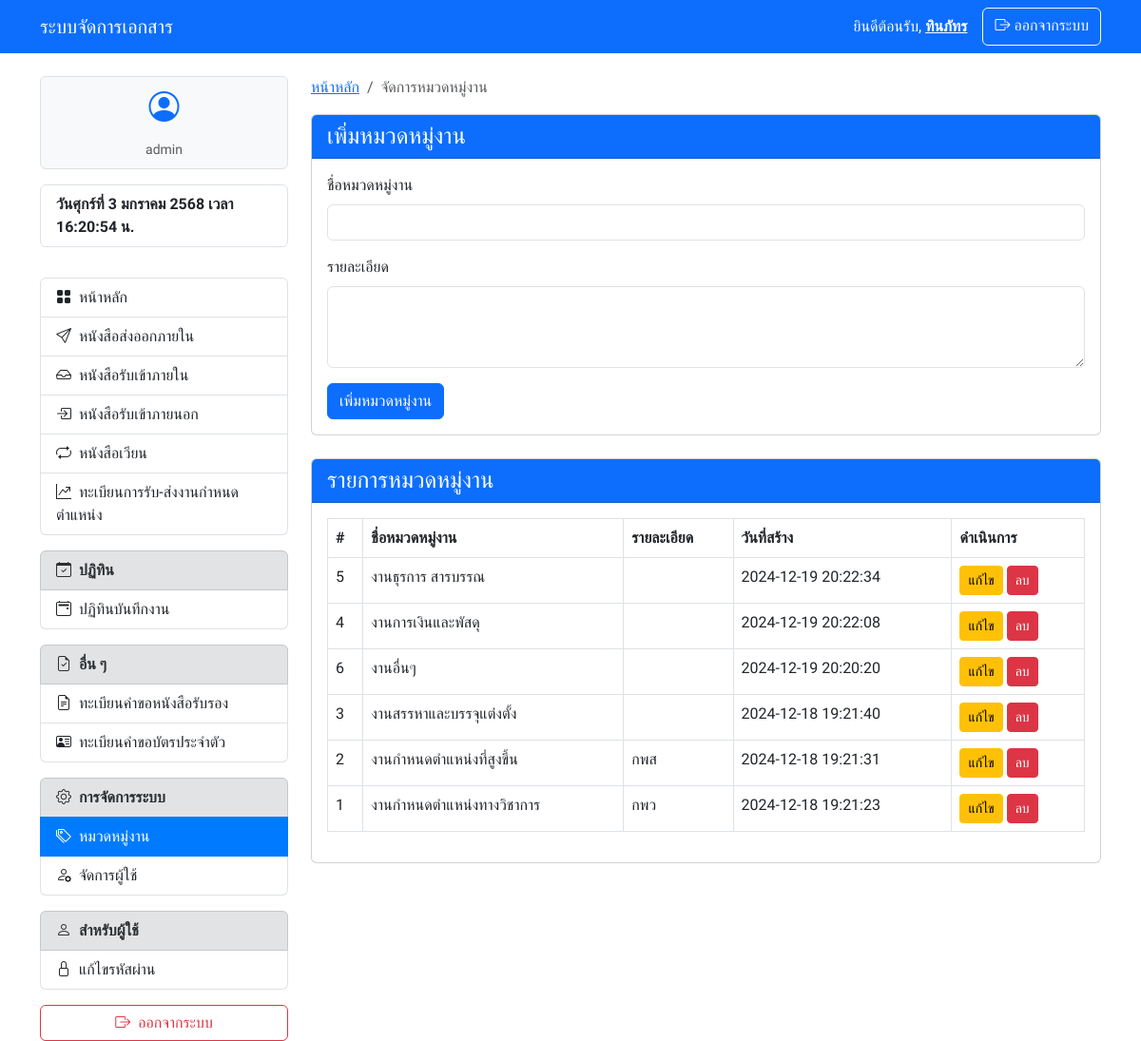
The page /work_categories.php (signed in) on the database as committed earlier.
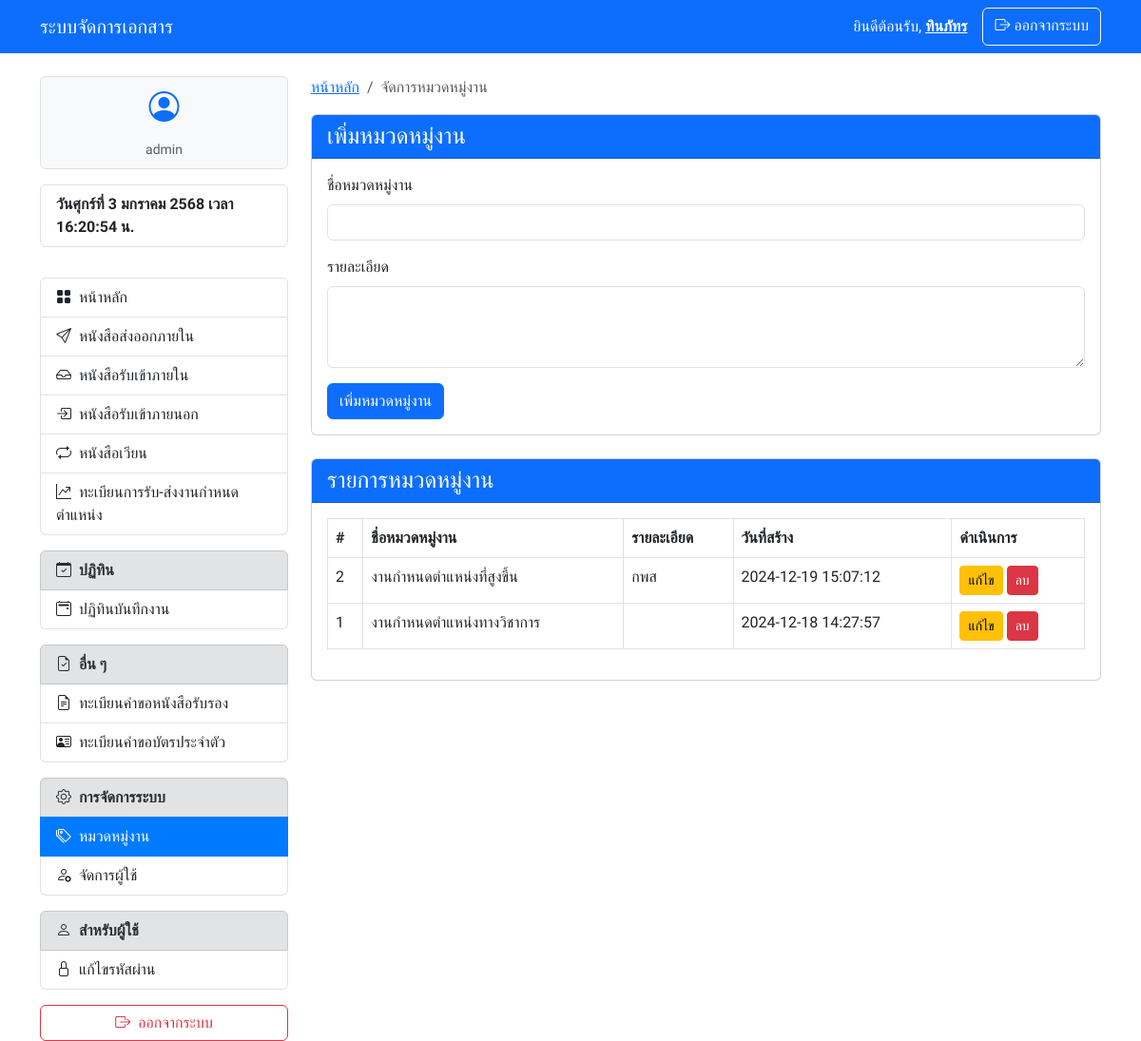
The same page on the database as committed later.
### tables this page shows
CREATE TABLE `edms_work_categories` (
  `category_id` int(11) NOT NULL,
  `category_name` varchar(255) NOT NULL,
  `description` text DEFAULT NULL,
  `created_at` timestamp NOT NULL DEFAULT current_timestamp()
);

### work_categories.php (the view, shortened to what this page needs)
<?php
require_once 'config.php';
$query = "SELECT * FROM edms_work_categories ORDER BY created_at DESC";
$stmt = $pdo->query($query);
$categories = $stmt->fetchAll();
?>
<!DOCTYPE html>
<html lang="th">
<head>
    <?php require_once './components/header.php'; ?>
</head>
<body>
    <?php require_once './components/navbar.php'; ?>
    <div class="container mt-4">
        <div class="row">
            <div class="col-md-3">
                <?php require_once './components/sidebar.php'; ?>
            </div>
            <div class="col-md-9">
                <nav aria-label="breadcrumb">
                    <ol class="breadcrumb">
                        <li class="breadcrumb-item"><a href="/edms/index.php">หน้าหลัก</a></li>
                        <li class="breadcrumb-item active" aria-current="page">จัดการหมวดหมู่งาน</li>
                    </ol>
                </nav>
                <div class="card">
                    <div class="card-header bg-primary text-white">
                        <h4 class="mb-0">เพิ่มหมวดหมู่งาน</h4>
                    </div>
                    <div class="card-body">
                        <form action="work_categories.php" method="POST">
                            <div class="mb-3">
                                <label for="category_name" class="form-label">ชื่อหมวดหมู่งาน</label>
                                <input type="text" id="category_name" name="category_name" class="form-control" required>
                            </div>
                            <div class="mb-3">
                                <label for="description" class="form-label">รายละเอียด</label>
                                <textarea id="description" name="description" class="form-control" rows="3"></textarea>
                            </div>
                            <button type="submit" name="add_category" class="btn btn-primary">เพิ่มหมวดหมู่งาน</button>
                        </form>
                    </div>
                </div>
                <div class="card mt-4">
                    <div class="card-header bg-primary text-white">
                        <h4 class="mb-0">รายการหมวดหมู่งาน</h4>
                    </div>
                    <div class="card-body">
                        <table class="table table-bordered">
                            <thead>
                                <tr>
                                    <th>#</th>
                                    <th>ชื่อหมวดหมู่งาน</th>
                                    <th>รายละเอียด</th>
                                    <th>วันที่สร้าง</th>
                                    <th>ดำเนินการ</th>
                                </tr>
                            </thead>
                            <tbody>
                                <?php foreach ($categories as $category): ?>
                                    <tr>
                                        <td><?php echo $category['category_id']; ?></td>
                                        <td><?php echo $category['category_name']; ?></td>
                                        <td><?php echo $category['description']; ?></td>
                                        <td><?php echo $category['created_at']; ?></td>
                                        <td>
                                            <button type="button" class="btn btn-warning btn-sm" data-bs-toggle="modal" data-bs-target="#editCategoryModal<?php echo $category['category_id']; ?>">แก้ไข</button>
                                            <a href="work_categories.php?delete_id=<?php echo $category['category_id']; ?>" class="btn btn-danger btn-sm" onclick="return confirm('คุณต้องการลบหมวดหมู่งานนี้หรือไม่?')">ลบ</a>
                                        </td>
                                    </tr>
                                <?php endforeach; ?>
                            </tbody>
                        </table>
                    </div>
                </div>
            </div>
        </div>
    </div>
</body>
</html>

### components/header.php (shortened to what this page needs)
<link href="https://cdn.jsdelivr.net/npm/bootstrap@5.3.0/dist/css/bootstrap.min.css" rel="stylesheet">
<link rel="stylesheet" href="https://cdn.jsdelivr.net/npm/bootstrap-icons@1.11.3/font/bootstrap-icons.min.css">
<link href="https://cdnjs.cloudflare.com/ajax/libs/font-awesome/5.15.3/css/all.min.css" rel="stylesheet">
<link href="https://cdn.jsdelivr.net/npm/bootstrap-datepicker@1.9.0/dist/css/bootstrap-datepicker.min.css" rel="stylesheet">

### components/navbar.php (shortened to what this page needs)
<nav class="navbar navbar-expand-lg navbar-dark bg-primary">
    <div class="container">
        <a class="navbar-brand" href="#">ระบบจัดการเอกสาร</a>
        <div class="navbar-nav ms-auto">
            <span class="navbar-text text-white me-3">
                ยินดีต้อนรับ, <u><strong><?php echo $_SESSION['username']; ?></strong></u>
            </span>
            <a href="/edms/logout.php" class="btn btn-outline-light">
                <i class="bi bi-box-arrow-right me-1"></i>ออกจากระบบ
            </a>
        </div>
    </div>
</nav>

### components/sidebar.php (shortened to what this page needs)
<?php
$current_page = $_SERVER['REQUEST_URI'];
?>
<div class="list-group mb-3">
    <div class="list-group-item text-center bg-light">
        <div class="mb-2">
            <i class="bi bi-person-circle fs-2 text-primary"></i>
        </div>
        <small class="text-muted"><?php echo isset($_SESSION['role']) ? $_SESSION['role'] : 'ผู้ใช้งาน'; ?></small>
    </div>
</div>
<div class="list-group mt-3">
    <div class="list-group-item" id="realtime">
        <strong id="currentDateTime"></strong>
    </div>
</div>
<div class="list-group mt-3">
    <a href="/edms/index.php" class="list-group-item list-group-item-action <?php echo (strpos($current_page, '/edms/index.php') !== false) ? 'active' : ''; ?>">
        <i class="bi-grid-fill me-2"></i>หน้าหลัก
    </a>
    <a href="/edms/internal_out/index.php" class="list-group-item list-group-item-action <?php echo (strpos($current_page, '/edms/internal_out/index.php') !== false || strpos($current_page, '/edms/internal_out/create.php') !== false || strpos($current_page, '/edms/internal_out/edit.php') !== false) ? 'active' : ''; ?>">
        <i class="bi bi-send me-2"></i>หนังสือส่งออกภายใน
    </a>
    <a href="/edms/internal_in/index.php" class="list-group-item list-group-item-action <?php echo (strpos($current_page, '/edms/internal_in/index.php') !== false || strpos($current_page, '/edms/internal_in/create.php') !== false || strpos($current_page, '/edms/internal_in/edit.php') !== false) ? 'active' : ''; ?>">
        <i class="bi bi-inbox me-2"></i>หนังสือรับเข้าภายใน
    </a>
    <a href="/edms/external_in/index.php" class="list-group-item list-group-item-action <?php echo (strpos($current_page, '/edms/external_in/index.php') !== false || strpos($current_page, '/edms/external_in/create.php') !== false || strpos($current_page, '/edms/external_in/edit.php') !== false) ? 'active' : ''; ?>">
    <i class="bi bi-box-arrow-in-right me-2"></i>หนังสือรับเข้าภายนอก
    </a>
    <a href="/edms/circular/index.php" class="list-group-item list-group-item-action <?php echo (strpos($current_page, '/edms/circular/index.php') !== false || strpos($current_page, '/edms/circular/create.php') !== false || strpos($current_page, '/edms/circular/edit.php') !== false) ? 'active' : ''; ?>">
        <i class="bi bi-repeat me-2"></i>หนังสือเวียน
    </a>
        <a href="/edms/jobassignment/index.php" class="list-group-item list-group-item-action <?php echo (strpos($current_page, '/edms/jobassignment/') !== false) ? 'active' : ''; ?>">
        <i class="bi bi-graph-up-arrow me-2"></i>ทะเบียนการรับ-ส่งงานกำหนดตำแหน่ง
    </a>
</div>
<div class="list-group mt-3">
    <div class="list-group-item list-group-item-secondary">
        <strong><i class="bi bi-calendar-check me-2"></i>ปฏิทิน</strong>
    </div>
    <a href="/edms/calendar/index.php" class="list-group-item list-group-item-action <?php echo (strpos($current_page, '/edms/calendar/') !== false) ? 'active' : ''; ?>">
        <i class="bi bi-calendar2-event me-2"></i>ปฏิทินบันทึกงาน
    </a>
</div>
<div class="list-group mt-3">
    <div class="list-group-item list-group-item-secondary">
        <strong><i class="bi bi-file-earmark-check me-2"></i>อื่น ๆ</strong>
    </div>
    <a href="/edms/certificaterequests/index.php" class="list-group-item list-group-item-action <?php echo (strpos($current_page, '/edms/certificaterequests/index.php') !== false || strpos($current_page, '/edms/certificaterequests/create.php') !== false || strpos($current_page, '/edms/certificaterequests/edit.php') !== false) ? 'active' : ''; ?>">
        <i class="bi bi-file-earmark-text me-2"></i>ทะเบียนคำขอหนังสือรับรอง
    </a>
        <a href="/edms/idcardrequests/index.php" class="list-group-item list-group-item-action <?php echo (strpos($current_page, '/edms/idcardrequests/') !== false) ? 'active' : ''; ?>">
        <i class="bi bi-person-vcard me-2"></i>ทะเบียนคำขอบัตรประจำตัว
    </a>
</div>
<?php if (isset($_SESSION['role']) && $_SESSION['role'] === 'admin'): ?>
    <div class="list-group mt-3">
        <div class="list-group-item list-group-item-secondary">
            <strong><i class="bi bi-gear me-2"></i>การจัดการระบบ</strong>
        </div>
        <a href="/edms/work_categories.php" class="list-group-item list-group-item-action <?php echo (strpos($_SERVER['REQUEST_URI'], 'work_categories.php') !== false) ? 'active' : ''; ?>">
            <i class="bi bi-tags me-2"></i>หมวดหมู่งาน
        </a>
        <a href="/edms/users.php" class="list-group-item list-group-item-action <?php echo (strpos($current_page, '/edms/users.php') !== false) ? 'active' : ''; ?>">
            <i class="bi bi-person-gear me-2"></i>จัดการผู้ใช้
        </a>
    </div>
<?php endif; ?>
<div class="list-group mt-3">
    <div class="list-group-item list-group-item-secondary">
        <strong><i class="bi bi-person me-2"></i>สำหรับผู้ใช้</strong>
    </div>
    <a href="/edms/edit_password.php" class="list-group-item list-group-item-action <?php echo (strpos($current_page, '/edms/edit_password.php') !== false) ? 'active' : ''; ?>">
        <i class="bi bi-lock me-2 "></i>แก้ไขรหัสผ่าน
    </a>
</div>
<div class="mt-3">
    <a href="/edms/logout.php" class="btn btn-outline-danger w-100">
        <i class="bi bi-box-arrow-right me-2"></i>ออกจากระบบ
    </a>
</div>

### components/header.php (style rules this page uses)
body { font-family: 'Sarabun', sans-serif; }

### components/sidebar.php (style rules this page uses)
.list-group-item.active { background-color: #007bff; border-color: #007bff; color: white; }

Rows that differ between the two databases and show on the page:
removed edms_work_categories: category_id "5", category_name "งานธุรการ สารบรรณ", created_at "2024-12-19 20:22:34"
removed edms_work_categories: category_id "4", category_name "งานการเงินและพัสดุ", created_at "2024-12-19 20:22:08"
removed edms_work_categories: category_id "6", category_name "งานอื่นๆ", created_at "2024-12-19 20:20:20"
removed edms_work_categories: category_id "3", category_name "งานสรรหาและบรรจุแต่งตั้ง", created_at "2024-12-18 19:21:40"
changed edms_work_categories "งานกำหนดตำแหน่งที่สูงขึ้น": created_at "2024-12-18 19:21:31" → "2024-12-19 15:07:12"
changed edms_work_categories "งานกำหนดตำแหน่งทางวิชาการ": created_at "2024-12-18 19:21:23" → "2024-12-18 14:27:57"; description "กพว" → (not shown)
